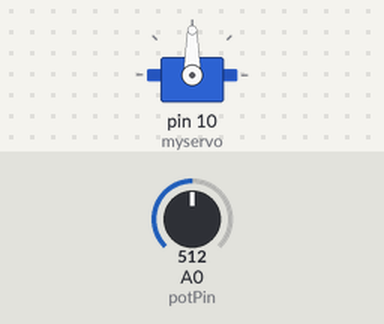
The sketch below on a simulated Arduino Uno, built with avr-gcc and run on an emulated ATmega328P. On the bench: servo. Inputs (shaded band) come from the test bench; at power-on: A0 (potPin) = 512.

Above: at 1.2 s.
1.3 s: A0 (potPin) set to 716
At 2.4 s:
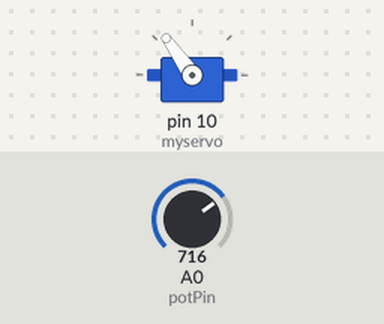
2.8 s: A0 (potPin) set to 900
At 3.6 s:
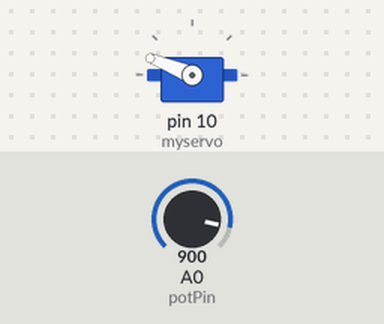
4.3 s: A0 (potPin) set to 1023
At 4.7 s:
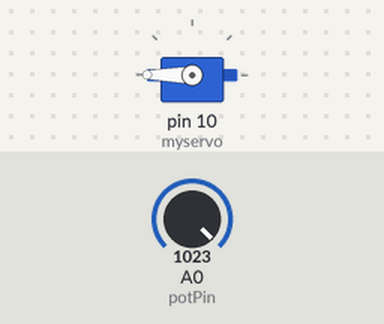
5.8 s: A0 (potPin) set to 306
At 7.0 s:
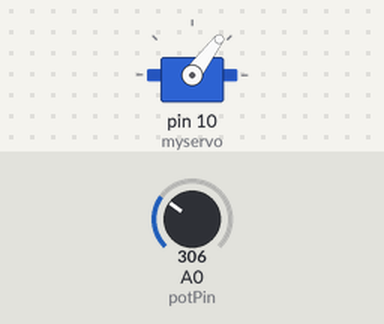
7.3 s: A0 (potPin) set to 122
At 8.2 s:
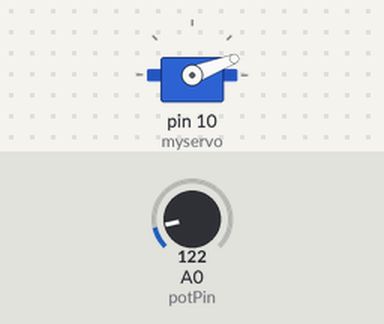
Timing chart, 0 to 9.8 s (numbered marks = the images above; inputs shaded):
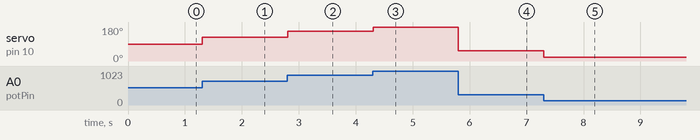

The sketch:

POTEN_SERVO.ino
```cpp
#include <Servo.h>

Servo myservo;
int potPin = A0;
int valuepot = 0;
int valueser = 0;

void setup() {
  myservo.attach(10);
}

void loop() {
  valuepot = analogRead(potPin);
  valueser = map(valuepot, 0, 1023, 0, 180);
  myservo.write(valueser);
  delay(5);
}
```

Measured:
- after the input at 1.3 s, servo on pin 10 (myservo): 90° → 125° at once
- after the input at 2.8 s, servo on pin 10 (myservo): 125° → 158° at once
- after the input at 4.3 s, servo on pin 10 (myservo): 158° → 180° at once
- after the input at 5.8 s, servo on pin 10 (myservo): 180° → 53° at once
- after the input at 7.3 s, servo on pin 10 (myservo): 53° → 21° at once
